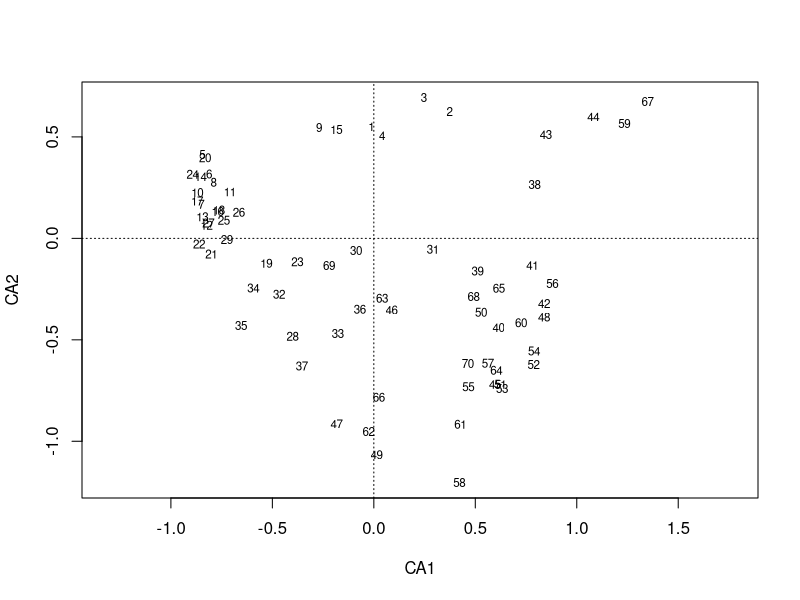

The R source for this figure:

######################################################################
#МЕХАНИКА КОРРЕСПОНДЕНТНОГО И КАНОНИЧЕСКОГО КОРРЕСПОНДЕНТНОГО АНАЛИЗА#
######################################################################

#Вадим Хайтов, Марина Варфоломеева

# Часть 1.
# Механика Корреспондентного анализа








library(vegan)
data(mite)
data(mite.env)
data(mite.xy)
head(mite[ , 1:6], 2)
str(mite.xy)
str(mite.env)


mite_cca <- cca(mite)
summary(mite_cca)

sum(eigenvals(mite_cca))
bstick(mite_cca)

chisq.test(mite/sum(mite))

str(mite_cca)

mite_cca$rowsum #Это сумма по строкам, деленная на общее количестов чисел во сей таблице. Это вес строк.
apply(mite, 1, FUN = sum)/sum(mite)


mite_cca$colsum #Это сумма по столбцам, деленная на общее количестов чисел во сей таблице. Это вес колонок.
apply(mite, 2, FUN = sum)/sum(mite)







# Вычисляем матрицу Q


p_ij <- mite/sum(mite)

p_i <- apply(mite, 1, FUN = sum)/sum(mite) #Маргинальная сумма по строкам

p_j <- apply(mite, 2, FUN = sum)/sum(mite) #Маргинальная сумма по столбцам

Q <- (p_ij - p_i %*% t(p_j))/sqrt(p_i %*% t(p_j))


sum(Q^2)


#Или все то же самое в абсолютных значениях

f_ij <- mite

f <- sum(mite)

f_i <- apply(mite, 1, FUN = sum)
length(f_i)

f_j <- apply(mite, 2, FUN = sum)
length(f_j)

# Ожидаемые частоты для нулевой модели, то есть при условии, что все станции и все виды независимы

E <- f_i %*% t(f_j) / f


Q <- (f_ij*f - f_i %*% t(f_j))/(f*sqrt(f_i %*% t(f_j)))

class(Q)

Q <- as.matrix(Q)

Inertia <- sum(Q^2)

# Все то же самое в терминах наблюдаемые (O)  и ожидаемые (E) частоты

O <- mite

sum(((O - E)/sqrt(E) / sum(O))^2 * f) #та же самая инерция

U <- svd(Q)$u
D <- svd(Q)$d
V <- svd(Q)$v

dim(U)

dim(V)


# Матрицы U и V - ортонормальные матрицы. Следовательно инверсия должна быть равна транспонированой матрице
# проверим
round(U %*% t(U))

round(V %*% t(V))

round(as.vector(Q) - as.vector(U %*% diag(D) %*% t(V)))


# Связь SVD и собственных значений

D <- diag(D)

t(D) %*%  D #По главной диагонали будут стоять квадраты сингулярных чисел


round(t(Q) %*% Q -   V %*% t(D) %*% D %*% t(V))


eigen(t(Q) %*% Q)$values #Собственные значения для матрицы ковариации Q'Q

svd((t(Q) %*% Q))$d #Это те же собственные значения.

diag(D)^2 #Квадраты сингулярных чисел


det(t(Q) %*% Q) #Определитель равен нулю, так как одно из собственных значений равно нулю

# Важно!!! При SVD матрицы Q'Q всегда одно из сингулярных чисел (это то же что корень из собственного числа) будет равно 0. Поэтому в анализе используется V (с х с-1)

ncol(mite_cca$CA$v) #вместо 35!!!

plot(mite_cca, scaling = 1, display = "sites")



#####################################################
# Механика Канонического корреспондентного анализа  #
#####################################################

# Просто повтряем, что было раньше в СА

data(mite)

data("mite.env")

f_ij <- mite #Частота встречи данного вида в данной пробе, то есть это первичные даные!

p_ij <- mite/sum(mite) #вероятность встретить особь в данной пробе.

Ft <- sum(mite) #Общее количество найденных животных

f_i <- apply(mite, 1, FUN = sum) #Общее количество особей в каждой пробе

p_i <- f_i/Ft #Вектор вероятностей встретить какую-либо особь в данной пробе

f_j <- apply(mite, 2, FUN = sum) #Общее количество особей в каждом виде

p_j <- f_j/Ft #Вектор вероятностей встретить особь данного вида


Q <- (f_ij*Ft - f_i %*% t(f_j))/(Ft*sqrt(f_i %*% t(f_j))) #Матрица вкладов, вычисленная через частоты
Q <- as.matrix(Q)


# SVD матрицы Q
U <- svd(Q)$u
D <- diag(svd(Q)$d)
V <- svd(Q)$v

Inertia_total <- sum(D^2) #Общая инерция в системе
CA_number <- sum(round(D, 2) !=0) #Количество главныю осей в CA. Обратите внимание на то, что их на одну меньше, чем исходных колонок в матрице Q
